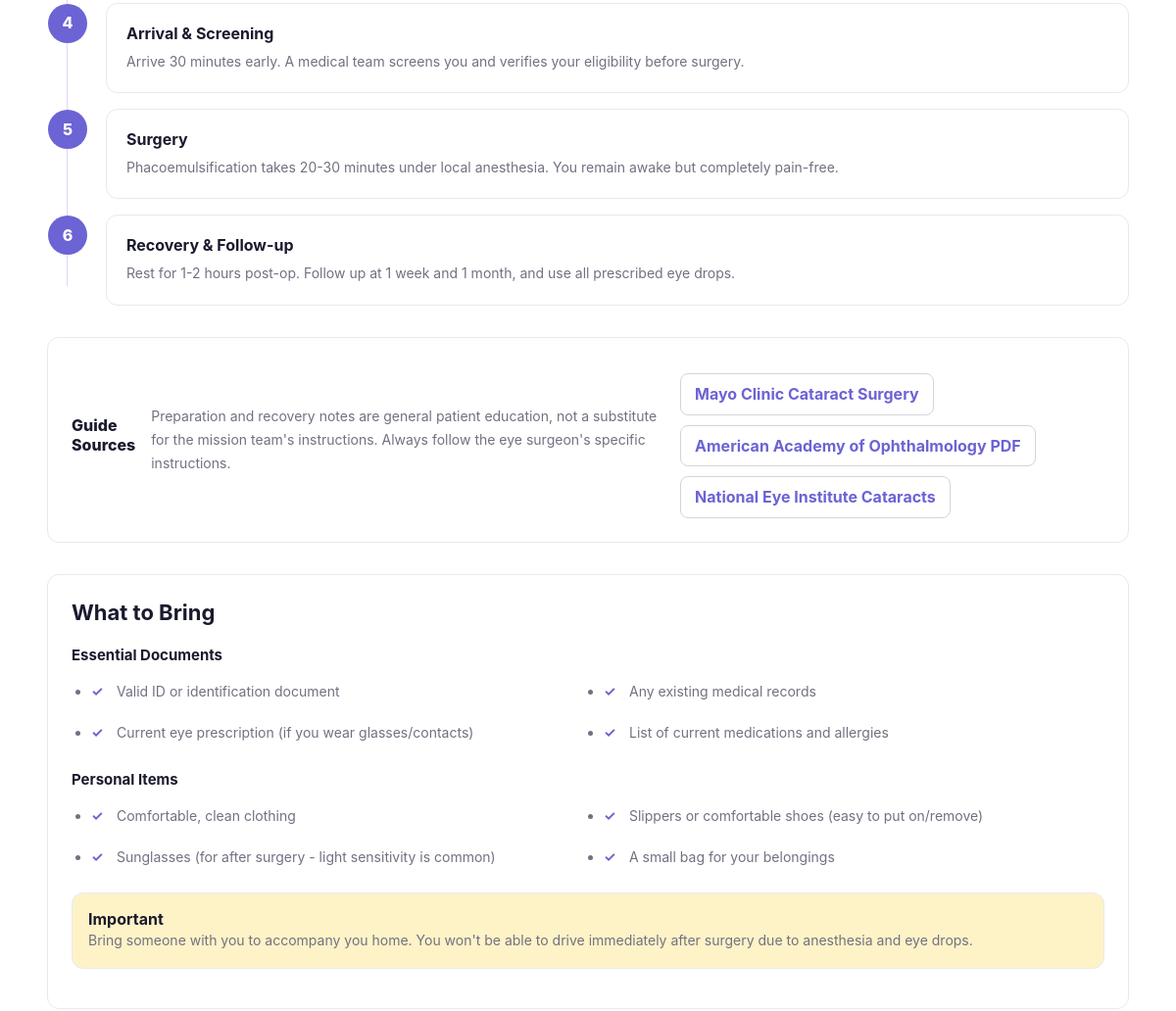
The page /pages/patient_guide.php (middle part) on the database as committed earlier.
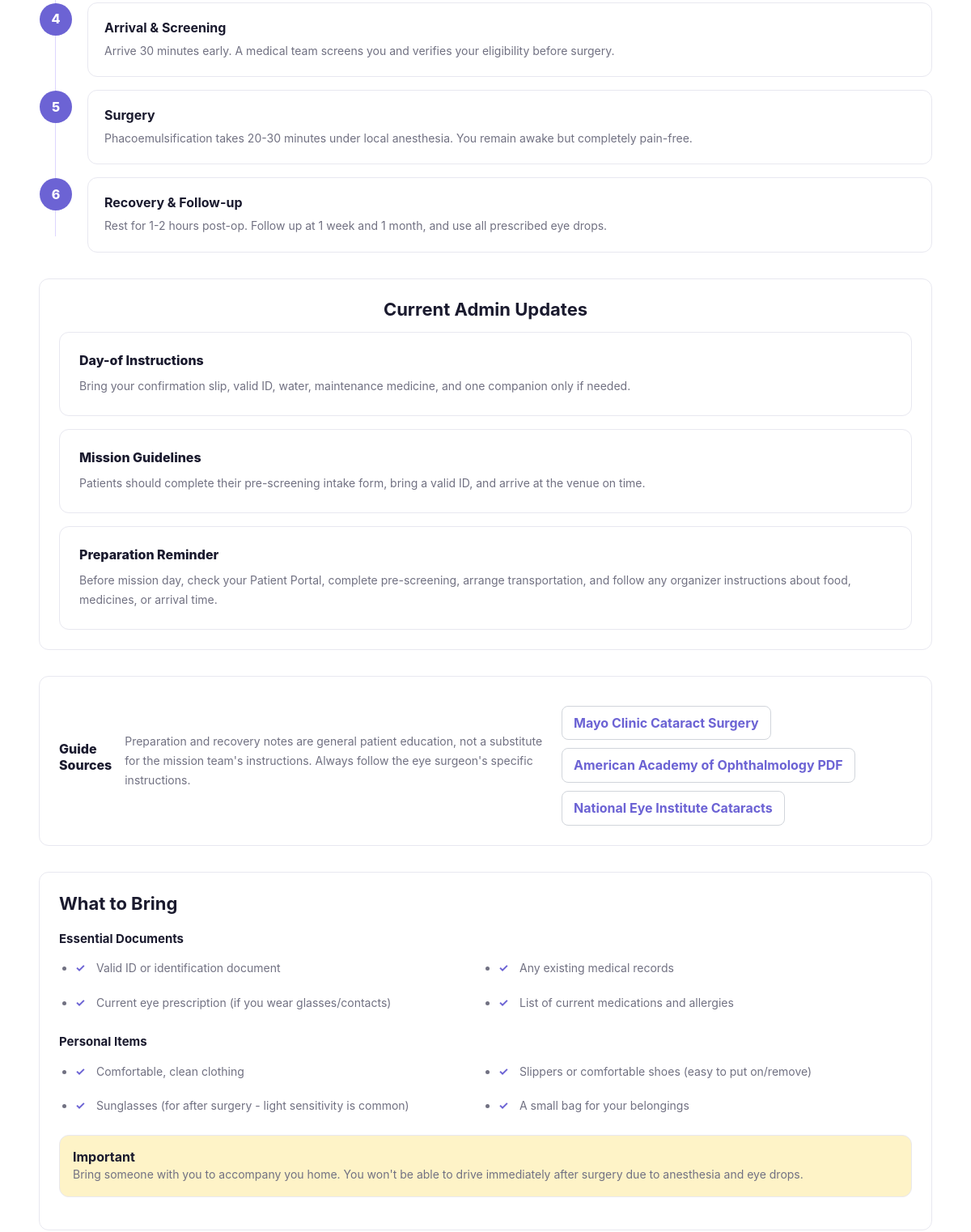
The same page on the database as committed later.
### tables this page shows
CREATE TABLE `content_pages` (
  `page_id` int(11) NOT NULL AUTO_INCREMENT,
  `page_key` varchar(80) NOT NULL,
  `title` varchar(150) NOT NULL,
  `body` longtext NOT NULL,
  `status` enum('draft','published','archived') NOT NULL DEFAULT 'draft',
  `updated_by` int(11) DEFAULT NULL,
  `published_at` timestamp NULL DEFAULT NULL,
  `created_at` timestamp NOT NULL DEFAULT current_timestamp(),
  `updated_at` timestamp NOT NULL DEFAULT current_timestamp() ON UPDATE current_timestamp(),
  PRIMARY KEY (`page_id`),
  UNIQUE KEY `uq_content_pages_key` (`page_key`),
  KEY `idx_content_pages_status` (`status`),
  KEY `idx_content_pages_updated_by` (`updated_by`),
  CONSTRAINT `fk_content_pages_updated_by` FOREIGN KEY (`updated_by`) REFERENCES `users` (`user_id`) ON DELETE SET NULL ON UPDATE CASCADE
);

### public/pages/patient_guide.php (the view, shortened to what this page needs)
<?php
require_once(__DIR__ . '/../../app/config/db.php');
$managed_content = [];
try {
    $content_stmt = $conn->prepare("SELECT page_key, title, body
                                    FROM content_pages
                                    WHERE status = 'published'
                                      AND page_key IN ('patient_guide_preparation', 'mission_guidelines', 'day_of_instructions')
                                    ORDER BY page_key ASC");
    $content_stmt->execute();
    $managed_content = $content_stmt->fetchAll(PDO::FETCH_ASSOC);
} catch (PDOException $e) {
    $managed_content = [];
}
?>
<!DOCTYPE html>
<html lang="en">
<head>
    <link rel="stylesheet" href="../assets/css/style.css">
</head>
<body class="page-patient-guide">
    <main class="container">
        <div class="guide-section guide-journey">
            <div class="timeline">
                <div class="timeline-item">
                    <h4>Arrival &amp; Screening</h4>
                    <p>Arrive 30 minutes early. A medical team screens you and verifies your eligibility before surgery.</p>
                </div>
                <div class="timeline-item">
                    <h4>Surgery</h4>
                    <p>Phacoemulsification takes 20-30 minutes under local anesthesia. You remain awake but completely pain-free.</p>
                </div>
                <div class="timeline-item">
                    <h4>Recovery &amp; Follow-up</h4>
                    <p>Rest for 1-2 hours post-op. Follow up at 1 week and 1 month, and use all prescribed eye drops.</p>
                </div>
            </div>
        </div>
        <?php if ($managed_content): ?>
            <section class="patient-resources">
                <h2 class="centered-section-title">Current Admin Updates</h2>
                <div class="content-advisory-grid">
                    <?php foreach ($managed_content as $page): ?>
                        <article class="content-advisory">
                            <h3><?php echo htmlspecialchars($page['title']); ?></h3>
                            <p><?php echo nl2br(htmlspecialchars($page['body'])); ?></p>
                        </article>
                    <?php endforeach; ?>
                </div>
            </section>
        <?php endif; ?>
        <div class="source-panel figma-secondary-source">
            <h3>Guide Sources</h3>
            <p>Preparation and recovery notes are general patient education, not a substitute for the mission team's instructions. Always follow the eye surgeon's specific instructions.</p>
            <div class="source-links">
                <a class="source-button" href="https://www.mayoclinic.org/tests-procedures/cataract-surgery/about/pac-20384765" target="_blank" rel="noopener">Mayo Clinic Cataract Surgery</a>
                <a class="source-button" href="https://store.aao.org/media/resources/051225/Cataract-Surgery_09-19.pdf" target="_blank" rel="noopener">American Academy of Ophthalmology PDF</a>
                <a class="source-button" href="https://www.nei.nih.gov/eye-health-information/eye-conditions-and-diseases/cataracts" target="_blank" rel="noopener">National Eye Institute Cataracts</a>
            </div>
        </div>
        <div class="guide-section">
            <h2>What to Bring</h2>
            <h3>Essential Documents</h3>
            <ul class="checklist">
                <li>Valid ID or identification document</li>
                <li>Any existing medical records</li>
                <li>Current eye prescription (if you wear glasses/contacts)</li>
                <li>List of current medications and allergies</li>
            </ul>
            <h3>Personal Items</h3>
            <ul class="checklist">
                <li>Comfortable, clean clothing</li>
                <li>Slippers or comfortable shoes (easy to put on/remove)</li>
                <li>Sunglasses (for after surgery - light sensitivity is common)</li>
                <li>A small bag for your belongings</li>
            </ul>
            <div class="warning-box">
                <h4>Important</h4>
                <p>Bring someone with you to accompany you home. You won't be able to drive immediately after surgery due to anesthesia and eye drops.</p>
            </div>
        </div>
    </main>
</body>
</html>

Rows that differ between the two databases and show on the page:
added content_pages: title "Day-of Instructions", body "Bring your confirmation slip, valid ID, water, maintenance medicine, and one companion only if needed."
added content_pages: title "Mission Guidelines", body "Patients should complete their pre-screening intake form, bring a valid ID, and arrive at the venue on time."
added content_pages: title "Preparation Reminder", body "Before mission day, check your Patient Portal, complete pre-screening, arrange transportation, and follow any organizer instructions about food, medicines, or arrival time."
Other text that changed with them:
text now shown: "Current Admin Updates"
